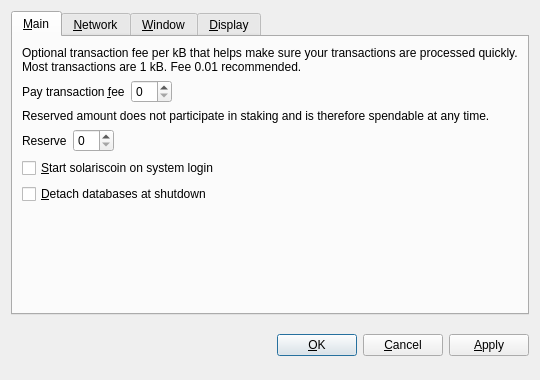
<?xml version="1.0" encoding="UTF-8"?>
<ui version="4.0">
 <class>OptionsDialog</class>
 <widget class="QDialog" name="OptionsDialog">
  <property name="geometry">
   <rect>
    <x>0</x>
    <y>0</y>
    <width>540</width>
    <height>380</height>
   </rect>
  </property>
  <property name="windowTitle">
   <string>Options</string>
  </property>
  <property name="modal">
   <bool>true</bool>
  </property>
  <layout class="QVBoxLayout" name="verticalLayout">
   <item>
    <widget class="QTabWidget" name="tabWidget">
     <property name="tabPosition">
      <enum>QTabWidget::North</enum>
     </property>
     <property name="currentIndex">
      <number>0</number>
     </property>
     <widget class="QWidget" name="tabMain">
      <attribute name="title">
       <string>&amp;Main</string>
      </attribute>
      <layout class="QVBoxLayout" name="verticalLayout_Main">
       <item>
        <widget class="QLabel" name="transactionFeeInfoLabel">
         <property name="text">
          <string>Optional transaction fee per kB that helps make sure your transactions are processed quickly. Most transactions are 1 kB. Fee 0.01 recommended.</string>
         </property>
         <property name="textFormat">
          <enum>Qt::PlainText</enum>
         </property>
         <property name="wordWrap">
          <bool>true</bool>
         </property>
        </widget>
       </item>
       <item>
        <layout class="QHBoxLayout" name="horizontalLayoutFee">
         <item>
          <widget class="QLabel" name="transactionFeeLabel">
           <property name="text">
            <string>Pay transaction &amp;fee</string>
           </property>
           <property name="textFormat">
            <enum>Qt::PlainText</enum>
           </property>
           <property name="buddy">
            <cstring>transactionFee</cstring>
           </property>
          </widget>
         </item>
         <item>
          <widget class="solariscoinAmountField" name="transactionFee"/>
         </item>
         <item>
          <spacer name="horizontalSpacerFee">
           <property name="orientation">
            <enum>Qt::Horizontal</enum>
           </property>
           <property name="sizeHint" stdset="0">
            <size>
             <width>40</width>
             <height>20</height>
            </size>
           </property>
          </spacer>
         </item>
        </layout>
       </item>
       <item>
        <widget class="QLabel" name="reserveBalanceInfoLabel">
         <property name="text">
          <string>Reserved amount does not participate in staking and is therefore spendable at any time.</string>
         </property>
         <property name="textFormat">
          <enum>Qt::PlainText</enum>
         </property>
         <property name="wordWrap">
          <bool>true</bool>
         </property>
        </widget>
       </item>
       <item>
        <layout class="QHBoxLayout" name="horizontalLayoutReserveBalance">
         <item>
          <widget class="QLabel" name="reserveBalanceLabel">
           <property name="text">
            <string>Reserve</string>
           </property>
           <property name="textFormat">
            <enum>Qt::PlainText</enum>
           </property>
           <property name="buddy">
            <cstring>reserveBalance</cstring>
           </property>
          </widget>
         </item>
         <item>
          <widget class="solariscoinAmountField" name="reserveBalance"/>
         </item>
         <item>
          <spacer name="horizontalSpacerReserveBalance">
           <property name="orientation">
            <enum>Qt::Horizontal</enum>
           </property>
           <property name="sizeHint" stdset="0">
            <size>
             <width>40</width>
             <height>20</height>
            </size>
           </property>
          </spacer>
         </item>
        </layout>
       </item>
       <item>
        <widget class="QCheckBox" name="solariscoinAtStartup">
         <property name="toolTip">
          <string>Automatically start solariscoin after logging in to the system.</string>
         </property>
         <property name="text">
          <string>&amp;Start solariscoin on system login</string>
         </property>
        </widget>
       </item>
       <item>
        <widget class="QCheckBox" name="detachDatabases">
         <property name="toolTip">
          <string>Detach block and address databases at shutdown. This means they can be moved to another data directory, but it slows down shutdown. The wallet is always detached.</string>
         </property>
         <property name="text">
          <string>&amp;Detach databases at shutdown</string>
         </property>
        </widget>
       </item>
       <item>
        <spacer name="verticalSpacer_Main">
         <property name="orientation">
          <enum>Qt::Vertical</enum>
         </property>
         <property name="sizeHint" stdset="0">
          <size>
           <width>20</width>
           <height>40</height>
          </size>
         </property>
        </spacer>
       </item>
      </layout>
     </widget>
     <widget class="QWidget" name="tabNetwork">
      <attribute name="title">
       <string>&amp;Network</string>
      </attribute>
      <layout class="QVBoxLayout" name="verticalLayout_Network">
       <item>
        <widget class="QCheckBox" name="mapPortUpnp">
         <property name="toolTip">
          <string>Automatically open the solariscoin client port on the router. This only works when your router supports UPnP and it is enabled.</string>
         </property>
         <property name="text">
          <string>Map port using &amp;UPnP</string>
         </property>
        </widget>
       </item>
       <item>
        <widget class="QCheckBox" name="connectSocks">
         <property name="toolTip">
          <string>Connect to the solariscoin network through a SOCKS proxy (e.g. when connecting through Tor).</string>
         </property>
         <property name="text">
          <string>&amp;Connect through SOCKS proxy:</string>
         </property>
        </widget>
       </item>
       <item>
        <layout class="QHBoxLayout" name="horizontalLayout_Network">
         <item>
          <widget class="QLabel" name="proxyIpLabel">
           <property name="text">
            <string>Proxy &amp;IP:</string>
           </property>
           <property name="textFormat">
            <enum>Qt::PlainText</enum>
           </property>
           <property name="buddy">
            <cstring>proxyIp</cstring>
           </property>
          </widget>
         </item>
         <item>
          <widget class="QValidatedLineEdit" name="proxyIp">
           <property name="maximumSize">
            <size>
             <width>140</width>
             <height>16777215</height>
            </size>
           </property>
           <property name="toolTip">
            <string>IP address of the proxy (e.g. 127.0.0.1)</string>
           </property>
          </widget>
         </item>
         <item>
          <widget class="QLabel" name="proxyPortLabel">
           <property name="text">
            <string>&amp;Port:</string>
           </property>
           <property name="textFormat">
            <enum>Qt::PlainText</enum>
           </property>
           <property name="buddy">
            <cstring>proxyPort</cstring>
           </property>
          </widget>
         </item>
         <item>
          <widget class="QLineEdit" name="proxyPort">
           <property name="maximumSize">
            <size>
             <width>55</width>
             <height>16777215</height>
            </size>
           </property>
           <property name="toolTip">
            <string>Port of the proxy (e.g. 9050)</string>
           </property>
          </widget>
         </item>
         <item>
          <widget class="QLabel" name="socksVersionLabel">
           <property name="text">
            <string>SOCKS &amp;Version:</string>
           </property>
           <property name="textFormat">
            <enum>Qt::PlainText</enum>
           </property>
           <property name="buddy">
            <cstring>socksVersion</cstring>
           </property>
          </widget>
         </item>
         <item>
          <widget class="QValueComboBox" name="socksVersion">
           <property name="toolTip">
            <string>SOCKS version of the proxy (e.g. 5)</string>
           </property>
          </widget>
         </item>
         <item>
          <spacer name="horizontalSpacer_Network">
           <property name="orientation">
            <enum>Qt::Horizontal</enum>
           </property>
           <property name="sizeHint" stdset="0">
            <size>
             <width>40</width>
             <height>20</height>
            </size>
           </property>
          </spacer>
         </item>
        </layout>
       </item>
       <item>
        <spacer name="verticalSpacer_Network">
         <property name="orientation">
          <enum>Qt::Vertical</enum>
         </property>
         <property name="sizeHint" stdset="0">
          <size>
           <width>20</width>
           <height>40</height>
          </size>
         </property>
        </spacer>
       </item>
      </layout>
     </widget>
     <widget class="QWidget" name="tabWindow">
      <attribute name="title">
       <string>&amp;Window</string>
      </attribute>
      <layout class="QVBoxLayout" name="verticalLayout_Window">
       <item>
        <widget class="QCheckBox" name="minimizeToTray">
         <property name="toolTip">
          <string>Show only a tray icon after minimizing the window.</string>
         </property>
         <property name="text">
          <string>&amp;Minimize to the tray instead of the taskbar</string>
         </property>
        </widget>
       </item>
       <item>
        <widget class="QCheckBox" name="minimizeOnClose">
         <property name="toolTip">
          <string>Minimize instead of exit the application when the window is closed. When this option is enabled, the application will be closed only after selecting Quit in the menu.</string>
         </property>
         <property name="text">
          <string>M&amp;inimize on close</string>
         </property>
        </widget>
       </item>
       <item>
        <spacer name="verticalSpacer_Window">
         <property name="orientation">
          <enum>Qt::Vertical</enum>
         </property>
         <property name="sizeHint" stdset="0">
          <size>
           <width>20</width>
           <height>40</height>
          </size>
         </property>
        </spacer>
       </item>
      </layout>
     </widget>
     <widget class="QWidget" name="tabDisplay">
      <attribute name="title">
       <string>&amp;Display</string>
      </attribute>
      <layout class="QVBoxLayout" name="verticalLayout_Display">
       <item>
        <layout class="QHBoxLayout" name="horizontalLayout_1_Display">
         <item>
          <widget class="QLabel" name="langLabel">
           <property name="text">
            <string>User Interface &amp;language:</string>
           </property>
           <property name="textFormat">
            <enum>Qt::PlainText</enum>
           </property>
           <property name="buddy">
            <cstring>lang</cstring>
           </property>
          </widget>
         </item>
         <item>
          <widget class="QValueComboBox" name="lang">
           <property name="toolTip">
            <string>The user interface language can be set here. This setting will take effect after restarting solariscoin.</string>
           </property>
          </widget>
         </item>
        </layout>
       </item>
       <item>
        <layout class="QHBoxLayout" name="horizontalLayout_2_Display">
         <item>
          <widget class="QLabel" name="unitLabel">
           <property name="text">
            <string>&amp;Unit to show amounts in:</string>
           </property>
           <property name="textFormat">
            <enum>Qt::PlainText</enum>
           </property>
           <property name="buddy">
            <cstring>unit</cstring>
           </property>
          </widget>
         </item>
         <item>
          <widget class="QValueComboBox" name="unit">
           <property name="toolTip">
            <string>Choose the default subdivision unit to show in the interface and when sending coins.</string>
           </property>
          </widget>
         </item>
        </layout>
       </item>
       <item>
        <widget class="QCheckBox" name="displayAddresses">
         <property name="toolTip">
          <string>Whether to show solariscoin addresses in the transaction list or not.</string>
         </property>
         <property name="text">
          <string>&amp;Display addresses in transaction list</string>
         </property>
        </widget>
       </item>
       <item>
        <widget class="QCheckBox" name="coinControlFeatures">
         <property name="toolTip">
          <string>Whether to show coin control features or not.</string>
         </property>
         <property name="text">
          <string>Display coin &amp;control features (experts only!)</string>
         </property>
        </widget>
       </item>
       <item>
        <spacer name="verticalSpacer_Display">
         <property name="orientation">
          <enum>Qt::Vertical</enum>
         </property>
         <property name="sizeHint" stdset="0">
          <size>
           <width>20</width>
           <height>40</height>
          </size>
         </property>
        </spacer>
       </item>
      </layout>
     </widget>
    </widget>
   </item>
   <item>
    <layout class="QHBoxLayout" name="horizontalLayout_Buttons">
     <item>
      <spacer name="horizontalSpacer_1">
       <property name="orientation">
        <enum>Qt::Horizontal</enum>
       </property>
       <property name="sizeHint" stdset="0">
        <size>
         <width>40</width>
         <height>48</height>
        </size>
       </property>
      </spacer>
     </item>
     <item>
      <widget class="QLabel" name="statusLabel">
       <property name="font">
        <font>
         <weight>75</weight>
         <bold>true</bold>
        </font>
       </property>
       <property name="text">
        <string/>
       </property>
       <property name="textFormat">
        <enum>Qt::PlainText</enum>
       </property>
       <property name="wordWrap">
        <bool>true</bool>
       </property>
      </widget>
     </item>
     <item>
      <spacer name="horizontalSpacer_2">
       <property name="orientation">
        <enum>Qt::Horizontal</enum>
       </property>
       <property name="sizeHint" stdset="0">
        <size>
         <width>40</width>
         <height>48</height>
        </size>
       </property>
      </spacer>
     </item>
     <item>
      <widget class="QPushButton" name="okButton">
       <property name="text">
        <string>&amp;OK</string>
       </property>
      </widget>
     </item>
     <item>
      <widget class="QPushButton" name="cancelButton">
       <property name="text">
        <string>&amp;Cancel</string>
       </property>
       <property name="autoDefault">
        <bool>false</bool>
       </property>
      </widget>
     </item>
     <item>
      <widget class="QPushButton" name="applyButton">
       <property name="text">
        <string>&amp;Apply</string>
       </property>
       <property name="autoDefault">
        <bool>false</bool>
       </property>
      </widget>
     </item>
    </layout>
   </item>
  </layout>
 </widget>
 <customwidgets>
  <customwidget>
   <class>solariscoinAmountField</class>
   <extends>QSpinBox</extends>
   <header>solariscoinamountfield.h</header>
  </customwidget>
  <customwidget>
   <class>QValueComboBox</class>
   <extends>QComboBox</extends>
   <header>qvaluecombobox.h</header>
  </customwidget>
  <customwidget>
   <class>QValidatedLineEdit</class>
   <extends>QLineEdit</extends>
   <header>qvalidatedlineedit.h</header>
  </customwidget>
 </customwidgets>
 <resources/>
 <connections/>
</ui>
